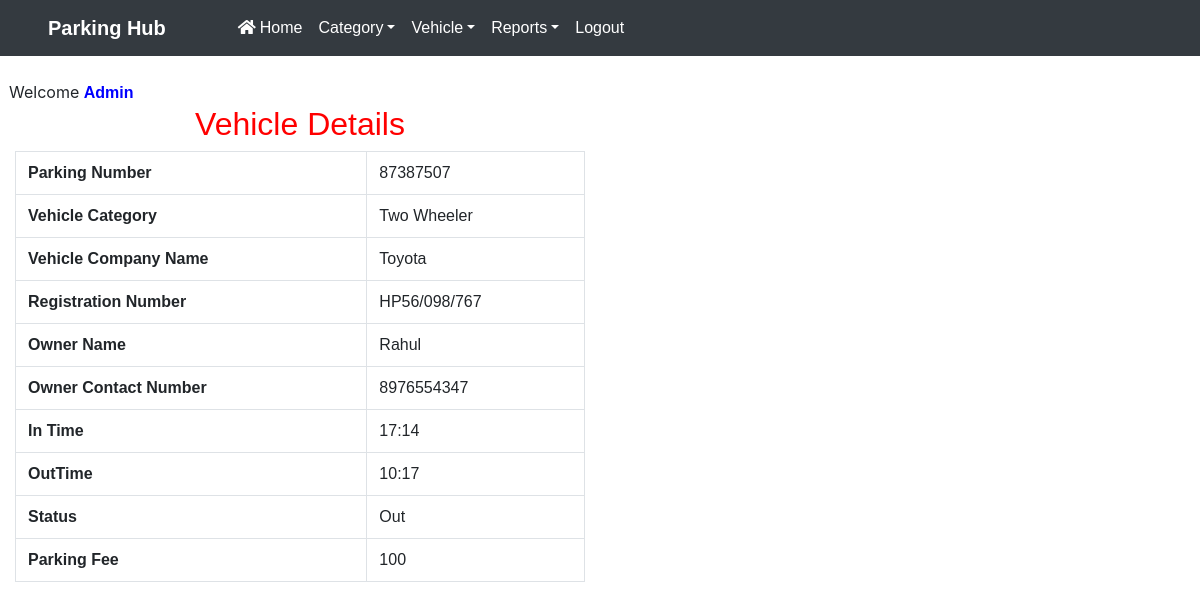
/view_outgoingdetail/10 (signed in), run on the app's committed database.
### vehicle/models.py (models this page shows, shortened)
class Vehicle(models.Model):
    parkingnumber = models.CharField(max_length=20)
    category = models.ForeignKey(Category, on_delete=models.CASCADE)
    vehiclecompany = models.CharField(max_length=50)
    regno = models.CharField(max_length=10)
    ownername = models.CharField(max_length=50)
    ownercontact = models.CharField(max_length=15)
    pdate = models.DateField()
    intime = models.CharField(max_length=50)
    outtime = models.CharField(max_length=50)
    parkingcharge = models.CharField(max_length=50)
    status = models.CharField(max_length=20)

class Category(models.Model):
    categoryname = models.CharField(max_length=50)
    def __str__(self):
        return self.categoryname

### vehicle/views.py (the view)
# urls.py: path('view_outgoingdetail/<int:pid>',view_outgoingdetail,name='view_outgoingdetail'),
def view_outgoingdetail(request,pid):
    if not request.user.is_authenticated:
        return redirect('admin_login')
    vehicle = Vehicle.objects.get(id=pid)
    d = {'vehicle': vehicle}
    return render(request,'view_outgoingdetail.html', d)

### vehicle/templates/view_outgoingdetail.html (shortened to what this page needs)
{% load static %}
<html>
<head>
{% include 'headeradmin.html' %}
</head>
<body>
{% include 'nav2admin.html' %}
<br> &nbsp;&nbsp;Welcome <b style = 'text-transform : capitalize ; color : blue'>{{request.user.username}}</b>
<div class="container" style = "margin-top:10px">
<h2 class="text-center" style = "font-family : sans-serif ; color : red">  Vehicle Details</h2>
 <table border="1" class="table table-bordered">
                                            <tr>
    <th>Parking Number</th>
    <td>{{vehicle.parkingnumber}}</td>
  </tr>
   <tr>
    <th>Vehicle Category</th>
    <td>{{vehicle.category}}</td>
  </tr>
  <tr>
    <th>Vehicle Company Name</th>
    <td>{{vehicle.vehiclecompany}}</td>
  </tr>
  <tr>
    <th>Registration Number</th>
    <td>{{vehicle.regno}}</td>
  </tr>
  <tr>
    <th>Owner Name</th>
    <td>{{vehicle.ownername}}</td>
  </tr>
  <tr>
    <th>Owner Contact Number</th>
    <td>{{vehicle.ownercontact}}</td>
  </tr>
  <tr>
    <th>In Time</th>
    <td>{{vehicle.intime}}</td>
  </tr>
  <tr>
      <tr>
    <th>OutTime</th>
    <td>{{vehicle.outtime}}</td>
  </tr>
    <tr>
    <th>Status</th>
    <td>{{vehicle.status}}</td>
  </tr>
    <tr>
    <th>Parking Fee</th>
    <td>{{vehicle.parkingcharge}}</td>
  </tr>
</table>
</div>
</body>
</html>

### vehicle/static/css/mystyle.css (style rules this page uses)
html { scroll-behavior:smooth; }
.container { display: table-cell; vertical-align: middle; text-align: left; width: 600px; }
* { margin: 0; padding: 0; font-family: "montserrat",sans-serif; }

### data on the page
Vehicle: parkingnumber "87387507", category "Two Wheeler", vehiclecompany "Toyota", regno "HP56/098/767", ownername "Rahul", ownercontact "8976554347", intime "17:14", outtime "10:17", status "Out", parkingcharge "100"

### other printed values
{{ request.user.username }} "Admin"
